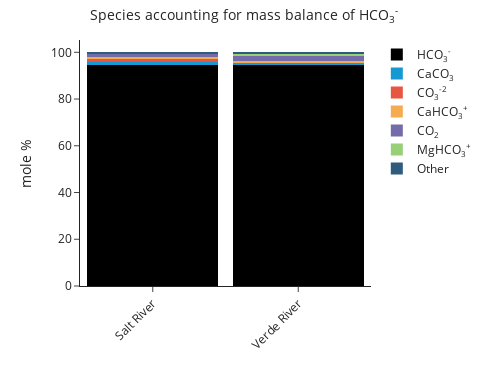

The notebook cell saved with this chart:
### Markdown cell above
And bicarbonate:

### Code cell
speciation.plot_mass_contribution("HCO3-")

### Figure 1 — Plotly figure (JSON) as saved in the notebook; plotly's stock layout.template omitted (floating-point values rounded to 4 significant figures)
{"data": [{"hovertemplate": "species=HCO<sub>3</sub><sup>-</sup><br>sample=%{x}<br>mole %=%{y}<extra></extra>", "legendgroup": "HCO<sub>3</sub><sup>-</sup>", "marker": {"color": "#000000", "line": {"width": 0}, "pattern": {"shape": ""}}, "name": "HCO<sub>3</sub><sup>-</sup>", "orientation": "v", "showlegend": true, "textposition": "auto", "type": "bar", "width": 0.9, "x": ["Salt River", "Verde River"], "xaxis": "x", "y": [94.42, 94.58], "yaxis": "y"}, {"hovertemplate": "species=CaCO<sub>3</sub><br>sample=%{x}<br>mole %=%{y}<extra></extra>", "legendgroup": "CaCO<sub>3</sub>", "marker": {"color": "#1699d3", "line": {"width": 0}, "pattern": {"shape": ""}}, "name": "CaCO<sub>3</sub>", "orientation": "v", "showlegend": true, "textposition": "auto", "type": "bar", "width": 0.9, "x": ["Salt River", "Verde River"], "xaxis": "x", "y": [1.4, 0.7426], "yaxis": "y"}, {"hovertemplate": "species=CO<sub>3</sub><sup>-2</sup><br>sample=%{x}<br>mole %=%{y}<extra></extra>", "legendgroup": "CO<sub>3</sub><sup>-2</sup>", "marker": {"color": "#e85642", "line": {"width": 0}, "pattern": {"shape": ""}}, "name": "CO<sub>3</sub><sup>-2</sup>", "orientation": "v", "showlegend": true, "textposition": "auto", "type": "bar", "width": 0.9, "x": ["Salt River"], "xaxis": "x", "y": [1.37], "yaxis": "y"}, {"hovertemplate": "species=CaHCO<sub>3</sub><sup>+</sup><br>sample=%{x}<br>mole %=%{y}<extra></extra>", "legendgroup": "CaHCO<sub>3</sub><sup>+</sup>", "marker": {"color": "#f5ab50", "line": {"width": 0}, "pattern": {"shape": ""}}, "name": "CaHCO<sub>3</sub><sup>+</sup>", "orientation": "v", "showlegend": true, "textposition": "auto", "type": "bar", "width": 0.9, "x": ["Salt River", "Verde River"], "xaxis": "x", "y": [0.9636, 0.9505], "yaxis": "y"}, {"hovertemplate": "species=CO<sub>2</sub><br>sample=%{x}<br>mole %=%{y}<extra></extra>", "legendgroup": "CO<sub>2</sub>", "marker": {"color": "#736ca8", "line": {"width": 0}, "pattern": {"shape": ""}}, "name": "CO<sub>2</sub>", "orientation": "v", "showlegend": true, "textposition": "auto", "type": "bar", "width": 0.9, "x": ["Salt River", "Verde River"], "xaxis": "x", "y": [0.9145, 1.94], "yaxis": "y"}, {"hovertemplate": "species=MgHCO<sub>3</sub><sup>+</sup><br>sample=%{x}<br>mole %=%{y}<extra></extra>", "legendgroup": "MgHCO<sub>3</sub><sup>+</sup>", "marker": {"color": "#97d077", "line": {"width": 0}, "pattern": {"shape": ""}}, "name": "MgHCO<sub>3</sub><sup>+</sup>", "orientation": "v", "showlegend": true, "textposition": "auto", "type": "bar", "width": 0.9, "x": ["Verde River"], "xaxis": "x", "y": [0.8856], "yaxis": "y"}, {"hovertemplate": "species=Other<br>sample=%{x}<br>mole %=%{y}<extra></extra>", "legendgroup": "Other", "marker": {"color": "#2f5b7c", "line": {"width": 0}, "pattern": {"shape": ""}}, "name": "Other", "orientation": "v", "showlegend": true, "textposition": "auto", "type": "bar", "width": 0.9, "x": ["Salt River", "Verde River"], "xaxis": "x", "y": [0.93, 0.9], "yaxis": "y"}], "layout": {"bargap": 0, "barmode": "relative", "height": 366, "legend": {"title": {}, "tracegroupgap": 0}, "margin": {"t": 40}, "title": {"text": "<span style=\"font-size: 14px;\">Species accounting for mass balance of HCO<sub>3</sub><sup>-</sup></span>", "x": 0.5, "xanchor": "center"}, "width": 488, "xaxis": {"anchor": "y", "autorange": true, "categoryarray": ["Salt River", "Verde River"], "categoryorder": "array", "domain": [0, 1], "fixedrange": true, "range": [-0.5, 1.5], "tickangle": -45, "title": {}, "type": "category"}, "yaxis": {"anchor": "x", "autorange": true, "domain": [0, 1], "fixedrange": true, "range": [0, 105.3], "title": {"text": "mole %"}, "type": "linear"}}}
